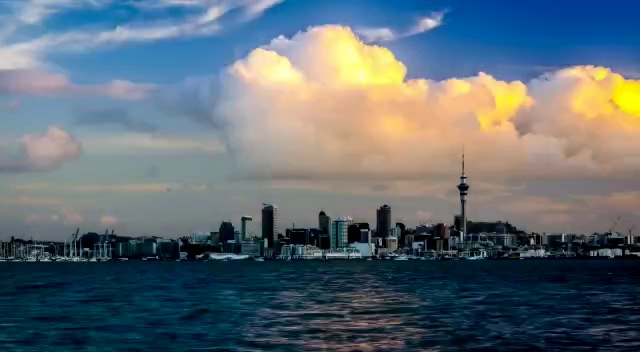
#> input picture data/frame12.jpg, 640 x 352 px, found by its file name
$ python translation.py
#> lines starting #> are read from the running program, lines starting #| are printed output that depends on the picture
import cv2
import numpy as np

FILE_NAME = '/home/habilelabs/Desktop/cartoonize/data/frame12.jpg'
M = np.float32([[1, 0, 100], [0, 1, 50]])

try:

	# Read image from disk.
	img = cv2.imread(FILE_NAME)
#> img is the input picture: shape (352, 640, 3); mean B, G, R 116.9, 108.6, 96.2
	(rows, cols) = img.shape[:2]
#> rows = 352; cols = 640

	# warpAffine does appropriate shifting given the
	# translation matrix.
	res = cv2.warpAffine(img, M, (cols, rows))
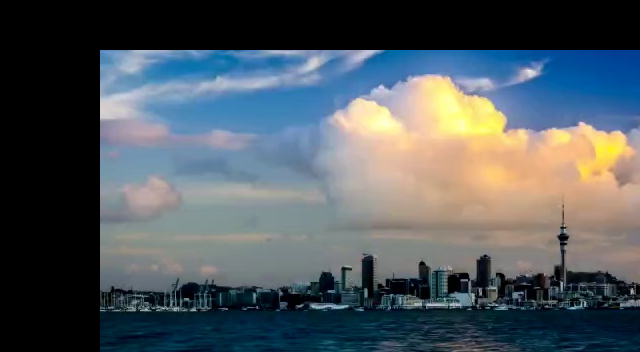
#> res: shape (352, 640, 3); mean B, G, R 94.1, 88.6, 79.8

	# Write image back to disk.
	cv2.imwrite('result.jpg', res)

except IOError:
	print ('Error while reading files !!!')

$ run again, with data/frame100.jpg copied over data/frame12.jpg
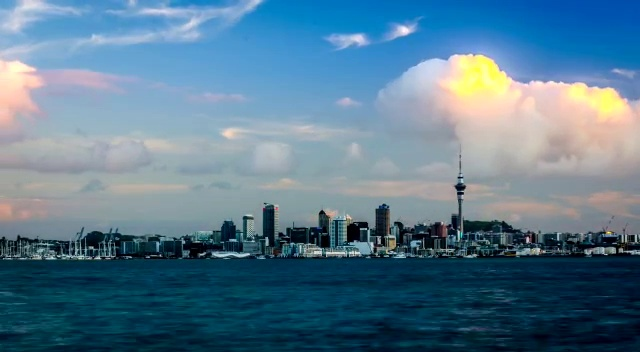
#> input picture data/frame100.jpg, 640 x 352 px, found by its file name
#> img is the input picture: shape (352, 640, 3); mean B, G, R 143, 122.1, 88.9
#> `res = cv2.warpAffine(img, M, (cols, rows))`:
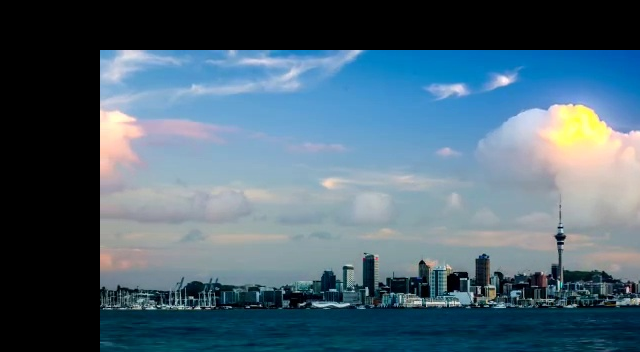
#> res: shape (352, 640, 3); mean B, G, R 114.6, 99.3, 75.2

$ run again, with data/frame107.jpg copied over data/frame12.jpg
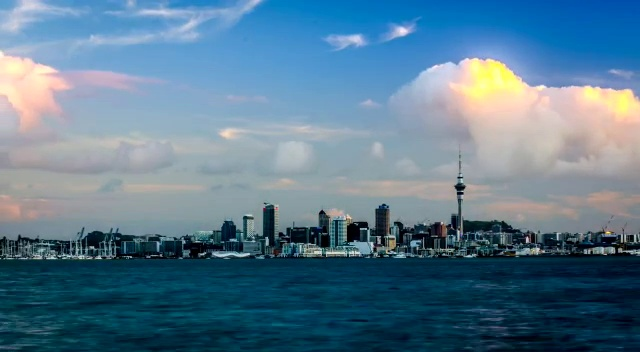
#> input picture data/frame107.jpg, 640 x 352 px, found by its file name
#> img is the input picture: shape (352, 640, 3); mean B, G, R 143.5, 122.5, 90.1
#> `res = cv2.warpAffine(img, M, (cols, rows))`:
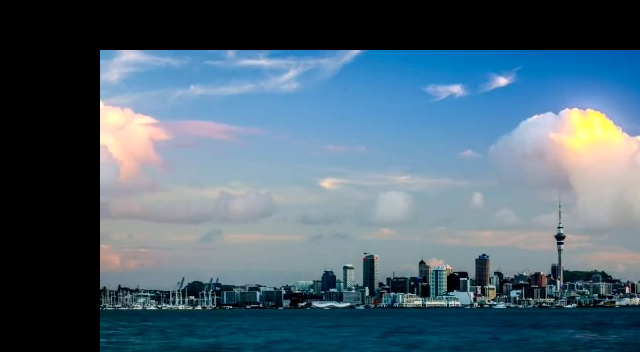
#> res: shape (352, 640, 3); mean B, G, R 114.3, 99.1, 76.3
